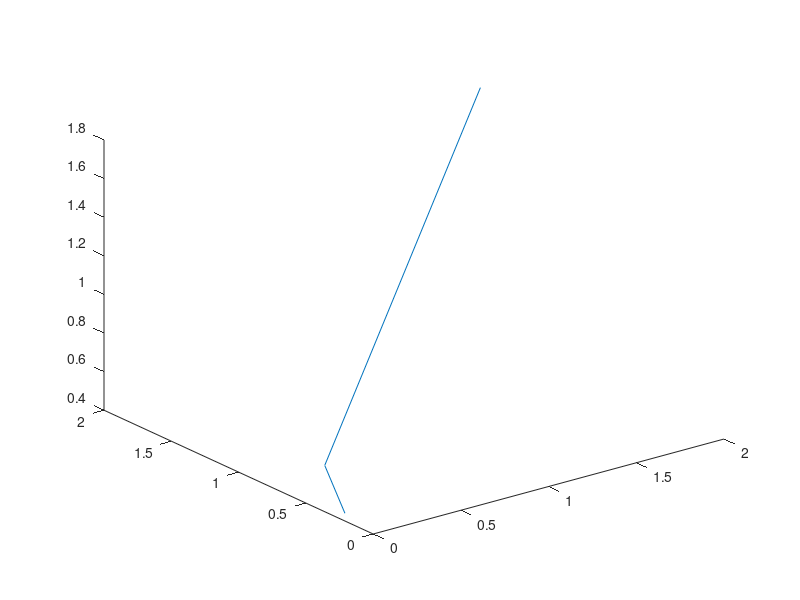

MATLAB code for this plot:
% 定义控制点 
P0 = [0;0;2];   % 控制点 P0
P1 = [1;2;1];   % 控制点 P1
P2 = [3;0;1];   % 控制点 P2
B = @(t)(1.- t).^2.* P0 + 2.* (1.- t) .* t .* P1 + t.^2.* P2;
t=0:0.1:1;
figure;
A=B(t);
A
plot3(A(:,1),A(:,2),A(:,3));
hold on;